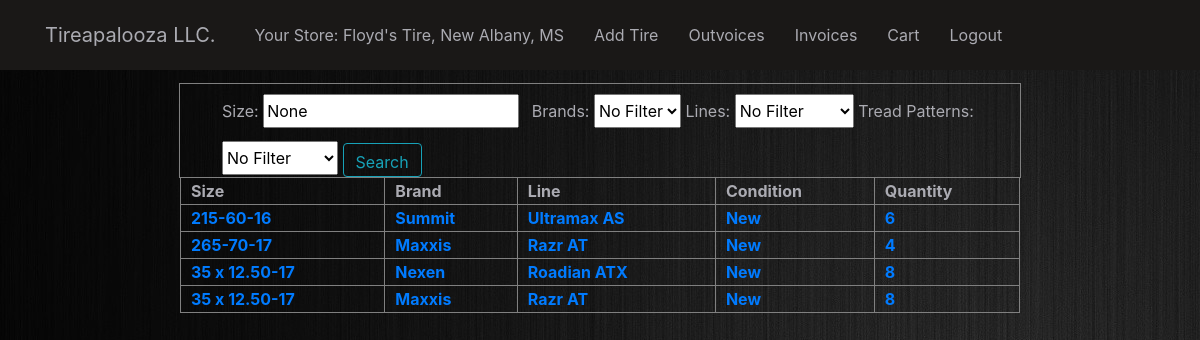
/ (signed in), run on an earlier commit of the app's database.
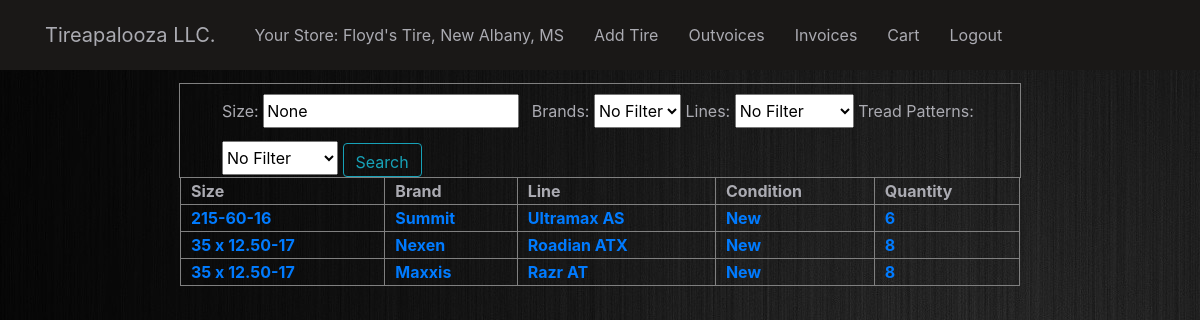
And on a later commit of the database.
### app/models.py (models this page shows, shortened)
class Tire(models.Model):
    PATTERNS = (
        ("Street Tread", "Street Tread"),
        ("All-Terrain", "All-Terrain"),
        ("Mud Terrain", "Mud-Terrain"),
    )
    CONDITIONS = (
        (1, "Heavily Used"),
        (2, "Used"),
        (3, "Good"),
        (4, "New"),
    )
    brand = models.CharField(max_length=200, null=True)
    line = models.CharField(max_length=200, null=True)
    size = models.CharField(max_length=200, null=True)
    mileage_rating = models.CharField(max_length=40, null=True)
    base_price = models.FloatField(null=True)
    tread_pattern = models.CharField(max_length=200, null=True, choices=PATTERNS)
    condition = models.IntegerField(null=True, choices=CONDITIONS)
    adjusted_price = models.FloatField(null=True, blank=True, default=None)
    quantity = models.IntegerField(default=0)
    store = models.ForeignKey(
        Store, on_delete=models.CASCADE, related_name="inventory", null=True, blank=True
    )
    order_qty = models.IntegerField(null=True)

### app/decorators.py (the view)
        def wrapper_func(request, *args, **kwargs):
            group = "None"
            if request.user.groups.exists():
                group = request.user.groups.all()[0].name
            if group in allowed_roles:
                return view_func(request, *args, **kwargs)
            else:
                return redirect("logout")

### app/models.py (called while the page is built)
    def __str__(self):
        return self.store_name + ", " + self.location

### app/views.py (called while the page is built)
@login_required
def logged_in_check_function(request):
    logged_in_check = False
    if request.user in User.objects.all():
        logged_in_check = True
    return logged_in_check

### app/templates/home.html (shortened to what this page needs)
{% extends 'base.html' %}
{% block content %}
<div id="search_page_container">
  <div id="search_filters">
    <form id="search_form" action="{% url 'home' %}" method="POST">
      <span>
        <label>Size:</label>
        <input name="size" type="text" required="False" value="None" /></span>
      <span><label class="ml-2">Brands:</label>
        <select name="brand" id="brand">
          <option value="None">No Filter</option>
        </select></span>
      <span><label>Lines:</label>
        <select name="line" id="line">
          <option value="None">No Filter</option>
        </select></span>
      <span><label>Tread Patterns:</label>
        <select name="tread_pattern" id="tread_pattern">
          <option value="None">No Filter</option>
        </select></span>
      <input class="btn btn-outline-info" type="submit" value="Search" />
    </form>
  </div>
  <table border=1 frame=1 rules=columns>
    <tr>
      <th>Size</th>
      <th>Brand</th>
      <th>Line</th>
      <th>Condition</th>
      <th>Quantity</th>
    </tr>
    {% for tire in tires %}
    <tr>
      <th>
        <a href="{% url 'tire_info' tire.id %}"> {{ tire.size }} </a>
      </th>
      <th>
        <a href="{% url 'tire_info' tire.id %}"> {{ tire.brand }} </a>
      </th>
      <th>
        <a href="{% url 'tire_info' tire.id %}"> {{ tire.line }} </a>
      </th>
      <th>
        <a href="{% url 'tire_info' tire.id%}"> {{tire.get_condition_display}}</a>
      </th>
      <th>
        <a href="{% url 'tire_info' tire.id %}"> {{ tire.quantity }} </a>
      </th>
    </tr>
    {% endfor %}
  </table>
  {% endblock content %}

What changed in the data, as far as the page shows it:
removed Tire: size "265-70-17", brand "Maxxis", line "Razr AT", condition "New", quantity "4"
